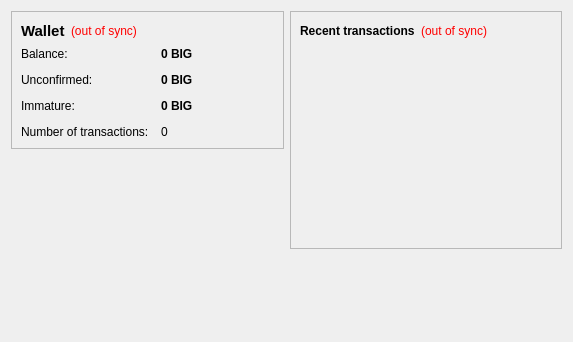
<?xml version="1.0" encoding="UTF-8"?>
<ui version="4.0">
 <class>OverviewPage</class>
 <widget class="QWidget" name="OverviewPage">
  <property name="geometry">
   <rect>
    <x>0</x>
    <y>0</y>
    <width>573</width>
    <height>342</height>
   </rect>
  </property>
  <property name="windowTitle">
   <string>Form</string>
  </property>
  <layout class="QHBoxLayout" name="horizontalLayout" stretch="1,1">
   <item>
    <layout class="QVBoxLayout" name="verticalLayout_2">
     <item>
      <widget class="QFrame" name="frame">
       <property name="frameShape">
        <enum>QFrame::StyledPanel</enum>
       </property>
       <property name="frameShadow">
        <enum>QFrame::Raised</enum>
       </property>
       <layout class="QVBoxLayout" name="verticalLayout_4">
        <item>
         <layout class="QHBoxLayout" name="horizontalLayout_4">
          <item>
           <widget class="QLabel" name="label_5">
            <property name="font">
             <font>
              <pointsize>11</pointsize>
              <weight>75</weight>
              <bold>true</bold>
             </font>
            </property>
            <property name="text">
             <string>Wallet</string>
            </property>
           </widget>
          </item>
          <item>
           <widget class="QLabel" name="labelWalletStatus">
            <property name="toolTip">
             <string>The displayed information may be out of date. Your wallet automatically synchronizes with the bigcoin network after a connection is established, but this process has not completed yet.</string>
            </property>
            <property name="styleSheet">
             <string notr="true">QLabel { color: red; }</string>
            </property>
            <property name="text">
             <string notr="true">(out of sync)</string>
            </property>
            <property name="alignment">
             <set>Qt::AlignLeading|Qt::AlignLeft|Qt::AlignVCenter</set>
            </property>
           </widget>
          </item>
          <item>
           <spacer name="horizontalSpacer_2">
            <property name="orientation">
             <enum>Qt::Horizontal</enum>
            </property>
            <property name="sizeHint" stdset="0">
             <size>
              <width>40</width>
              <height>20</height>
             </size>
            </property>
           </spacer>
          </item>
         </layout>
        </item>
        <item>
         <layout class="QFormLayout" name="formLayout_2">
          <property name="fieldGrowthPolicy">
           <enum>QFormLayout::AllNonFixedFieldsGrow</enum>
          </property>
          <property name="horizontalSpacing">
           <number>12</number>
          </property>
          <property name="verticalSpacing">
           <number>12</number>
          </property>
          <item row="0" column="0">
           <widget class="QLabel" name="label">
            <property name="text">
             <string>Balance:</string>
            </property>
           </widget>
          </item>
          <item row="0" column="1">
           <widget class="QLabel" name="labelBalance">
            <property name="font">
             <font>
              <weight>75</weight>
              <bold>true</bold>
             </font>
            </property>
            <property name="cursor">
             <cursorShape>IBeamCursor</cursorShape>
            </property>
            <property name="toolTip">
             <string>Your current balance</string>
            </property>
            <property name="text">
             <string notr="true">0 BIG</string>
            </property>
            <property name="textInteractionFlags">
             <set>Qt::LinksAccessibleByMouse|Qt::TextSelectableByKeyboard|Qt::TextSelectableByMouse</set>
            </property>
           </widget>
          </item>
          <item row="1" column="0">
           <widget class="QLabel" name="label_3">
            <property name="text">
             <string>Unconfirmed:</string>
            </property>
           </widget>
          </item>
          <item row="1" column="1">
           <widget class="QLabel" name="labelUnconfirmed">
            <property name="font">
             <font>
              <weight>75</weight>
              <bold>true</bold>
             </font>
            </property>
            <property name="cursor">
             <cursorShape>IBeamCursor</cursorShape>
            </property>
            <property name="toolTip">
             <string>Total of transactions that have yet to be confirmed, and do not yet count toward the current balance</string>
            </property>
            <property name="text">
             <string notr="true">0 BIG</string>
            </property>
            <property name="textInteractionFlags">
             <set>Qt::LinksAccessibleByMouse|Qt::TextSelectableByKeyboard|Qt::TextSelectableByMouse</set>
            </property>
           </widget>
          </item>
          <item row="3" column="0">
           <widget class="QLabel" name="label_2">
            <property name="text">
             <string>Number of transactions:</string>
            </property>
           </widget>
          </item>
          <item row="3" column="1">
           <widget class="QLabel" name="labelNumTransactions">
            <property name="toolTip">
             <string>Total number of transactions in wallet</string>
            </property>
            <property name="text">
             <string notr="true">0</string>
            </property>
           </widget>
          </item>
          <item row="2" column="0">
           <widget class="QLabel" name="labelImmatureText">
            <property name="text">
             <string>Immature:</string>
            </property>
           </widget>
          </item>
          <item row="2" column="1">
           <widget class="QLabel" name="labelImmature">
            <property name="font">
             <font>
              <weight>75</weight>
              <bold>true</bold>
             </font>
            </property>
            <property name="toolTip">
             <string>Mined balance that has not yet matured</string>
            </property>
            <property name="text">
             <string notr="true">0 BIG</string>
            </property>
            <property name="textInteractionFlags">
             <set>Qt::LinksAccessibleByMouse|Qt::TextSelectableByKeyboard|Qt::TextSelectableByMouse</set>
            </property>
           </widget>
          </item>
         </layout>
        </item>
       </layout>
      </widget>
     </item>
     <item>
      <spacer name="verticalSpacer">
       <property name="orientation">
        <enum>Qt::Vertical</enum>
       </property>
       <property name="sizeHint" stdset="0">
        <size>
         <width>20</width>
         <height>40</height>
        </size>
       </property>
      </spacer>
     </item>
    </layout>
   </item>
   <item>
    <layout class="QVBoxLayout" name="verticalLayout_3">
     <item>
      <widget class="QFrame" name="frame_2">
       <property name="frameShape">
        <enum>QFrame::StyledPanel</enum>
       </property>
       <property name="frameShadow">
        <enum>QFrame::Raised</enum>
       </property>
       <layout class="QVBoxLayout" name="verticalLayout">
        <item>
         <layout class="QHBoxLayout" name="horizontalLayout_2">
          <item>
           <widget class="QLabel" name="label_4">
            <property name="text">
             <string>&lt;b&gt;Recent transactions&lt;/b&gt;</string>
            </property>
           </widget>
          </item>
          <item>
           <widget class="QLabel" name="labelTransactionsStatus">
            <property name="toolTip">
             <string>The displayed information may be out of date. Your wallet automatically synchronizes with the bigcoin network after a connection is established, but this process has not completed yet.</string>
            </property>
            <property name="styleSheet">
             <string notr="true">QLabel { color: red; }</string>
            </property>
            <property name="text">
             <string notr="true">(out of sync)</string>
            </property>
            <property name="alignment">
             <set>Qt::AlignRight|Qt::AlignTrailing|Qt::AlignVCenter</set>
            </property>
           </widget>
          </item>
          <item>
           <spacer name="horizontalSpacer">
            <property name="orientation">
             <enum>Qt::Horizontal</enum>
            </property>
            <property name="sizeHint" stdset="0">
             <size>
              <width>40</width>
              <height>20</height>
             </size>
            </property>
           </spacer>
          </item>
         </layout>
        </item>
        <item>
         <widget class="QListView" name="listTransactions">
          <property name="styleSheet">
           <string notr="true">QListView { background: transparent; }</string>
          </property>
          <property name="frameShape">
           <enum>QFrame::NoFrame</enum>
          </property>
          <property name="verticalScrollBarPolicy">
           <enum>Qt::ScrollBarAlwaysOff</enum>
          </property>
          <property name="horizontalScrollBarPolicy">
           <enum>Qt::ScrollBarAlwaysOff</enum>
          </property>
          <property name="selectionMode">
           <enum>QAbstractItemView::NoSelection</enum>
          </property>
         </widget>
        </item>
       </layout>
      </widget>
     </item>
     <item>
      <spacer name="verticalSpacer_2">
       <property name="orientation">
        <enum>Qt::Vertical</enum>
       </property>
       <property name="sizeHint" stdset="0">
        <size>
         <width>20</width>
         <height>40</height>
        </size>
       </property>
      </spacer>
     </item>
    </layout>
   </item>
  </layout>
 </widget>
 <resources/>
 <connections/>
</ui>
